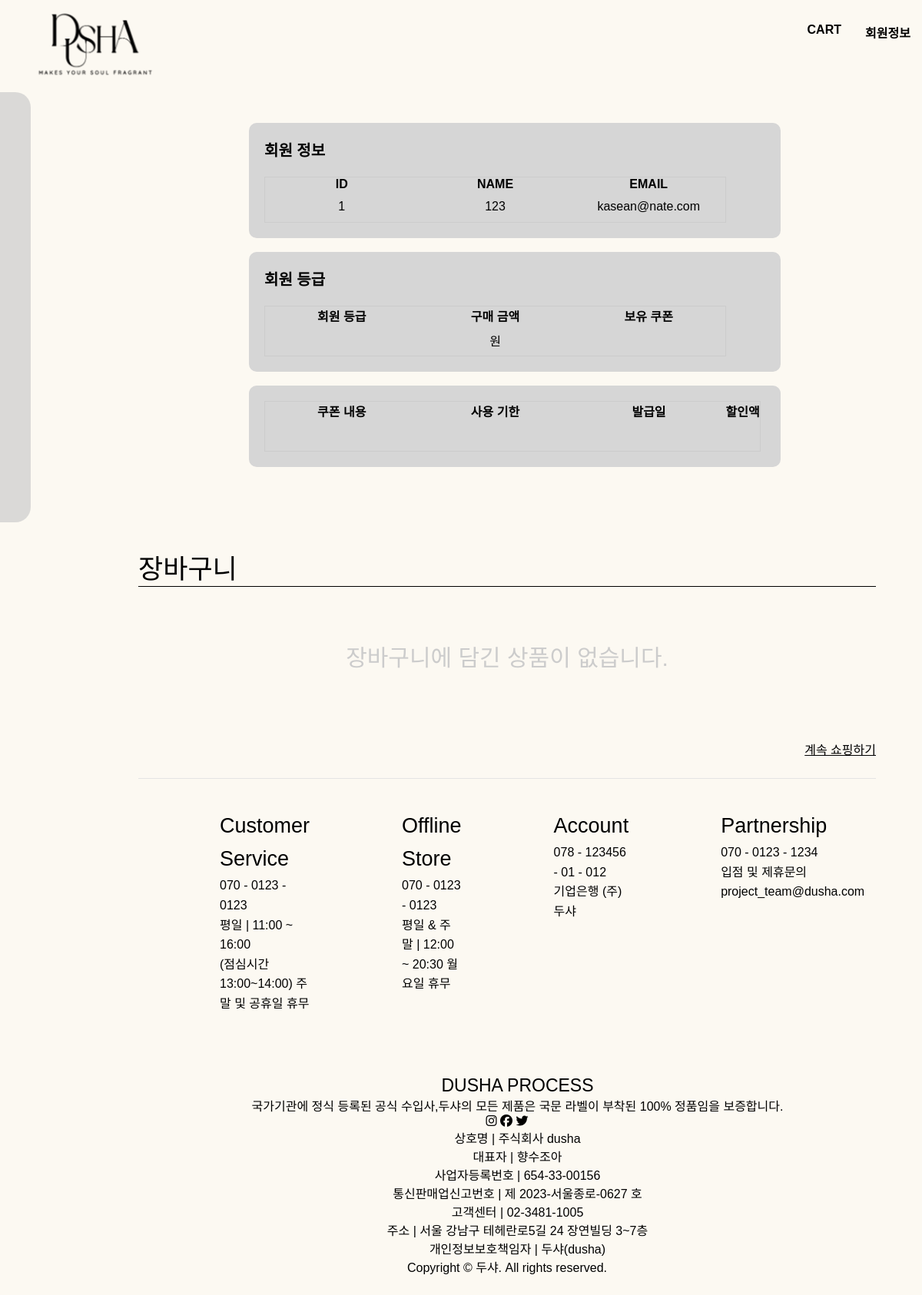
The app's page /1/, older data.
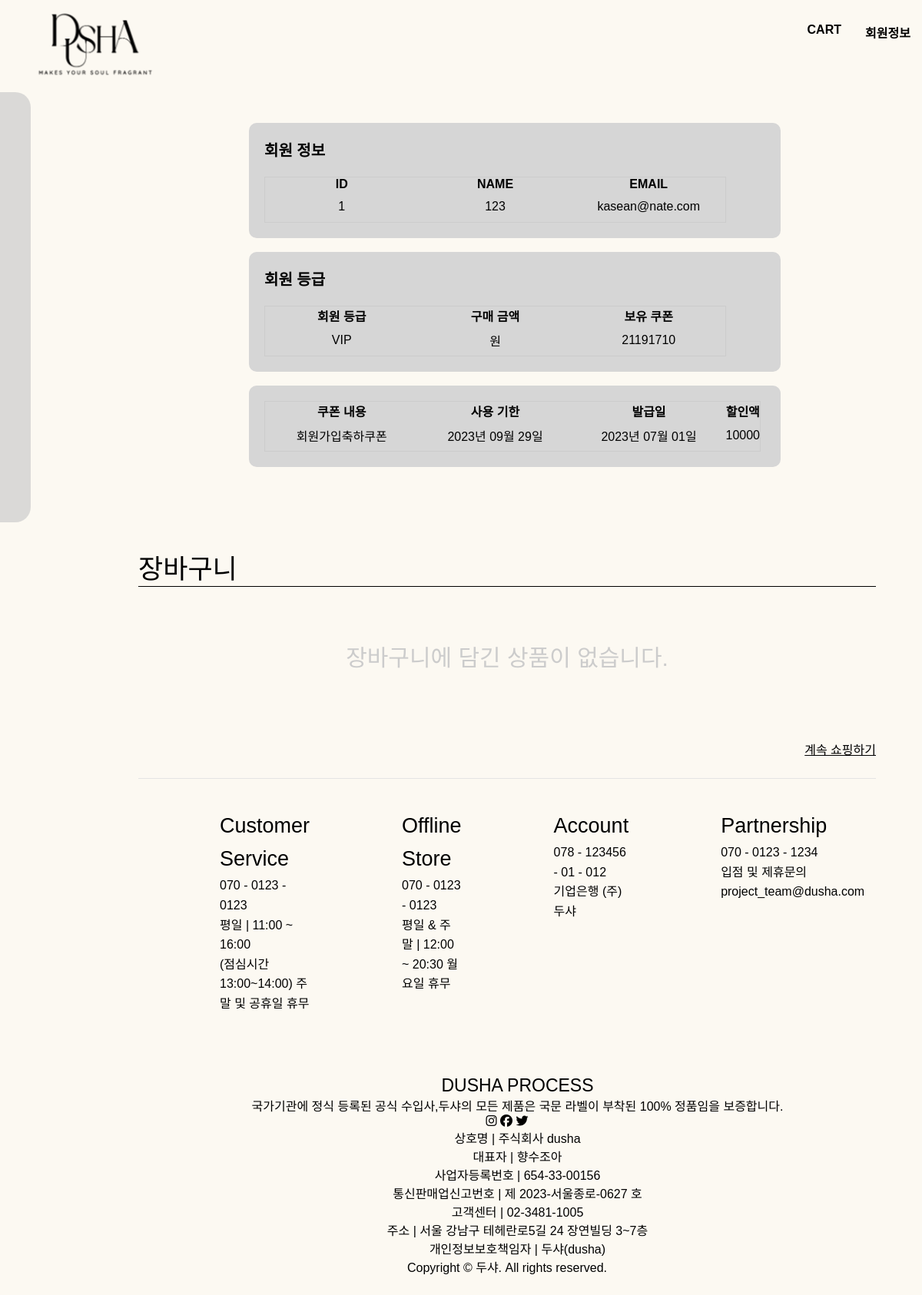
The same page, newer data.
### common/models.py (models this page shows, shortened)
class User(AbstractUser):
    pass

class Member(models.Model):
    email = models.OneToOneField(User, on_delete=models.CASCADE, related_name='member')
    nickname = models.CharField(max_length=20)
    phone = models.IntegerField(null=True)
    address = models.CharField(max_length=50, null=True)
    birth = models.DateField(null=True)
    user_grade = models.CharField(default=0, max_length=50 ) # normal, platinum, mvp (3등급)
    coupon = models.ForeignKey(Coupon, on_delete=models.SET_NULL, null=True, blank=True)

### coupon/models.py (models this page shows)
class Coupon(models.Model):
    code = models.CharField(max_length=50, unique=True )
    use_from = models.DateTimeField() #기간설정
    use_to = models.DateTimeField()   #기간설정
    coupon_name = models.CharField(max_length=50)
    discount = models.IntegerField(validators=[MinValueValidator(0), MaxValueValidator(1000000)])
    active = models.BooleanField(default=True)
    def __str__(self):
        return self.code

### common/views.py (the view)
# urls.py: path('', views.detail, name='detail'),
def detail(request, id):
    user = get_user_model()
    user = get_object_or_404(user, id=id)
    context = {
        'user': user
    }
    return render(request, 'common/detail.html', context)

### templates/common/detail.html (shortened to what this page needs)
{% extends 'base.html' %}
{% load humanize %}
{% block content %}
<section id="wrap">
    <div id="user-detail-wrap">
        <div class="user-info-grade">
            <div class="speech-bubble">
                <h2><b>회원 정보</b></h2>
                <table class="user-info-table">
                    <col style="width:200px;">
                    <col style="width:200px;">
                    <col style="width:200px;">
                    <thead>
                    <th>ID</th>
                    <th>NAME</th>
                    <th>EMAIL</th>
                    </thead>
                    <tbody>
                    <td>{{ user.id }}</td>
                    <td>{{ user.username }}</td>
                    <td>{{ user.email }}</td>
                    </tbody>
                </table>
            </div>
            <br><br>
            <div class="speech-bubble">
                <h2><b>회원 등급</b></h2>
                <table class="user-grade-table">
                    <col style="width:200px;">
                    <col style="width:200px;">
                    <col style="width:200px;">
                    <thead>
                    <th>회원 등급</th>
                    <th>구매 금액</th>
                    <th>보유 쿠폰</th>
                    </thead>
                    <tbody>
                    <tr>
                        <td>{{ user.member.user_grade }}</td>
                        <td>{{total|intcomma}}원</td>
                        <td>{{ user.member.coupon }}</td>
                    </tr>
                    </tbody>
                </table>
            </div>
            <br><br>
            <div class="speech-bubble">
                <table class="user-grade-table">
                    <col style="width:200px;">
                    <col style="width:200px;">
                    <col style="width:200px;">
                    <thead>
                    <th>쿠폰 내용</th>
                    <th>사용 기한</th>
                    <th>발급일</th>
                    <th>할인액</th>
                    </thead>
                    <tbody>
                    <tr>
                        <td> {{user.member.coupon.coupon_name}}</td>
                        <td>{{user.member.coupon.use_to|date:"Y년 m월 d일"}}</td>
                        <td>{{user.member.coupon.use_from|date:"Y년 m월 d일"}}</td>
                        <td>{{user.member.coupon.discount}}</td>
                    </tr>
                    </tbody>
                </table>
            </div>
        </div>
    </div>
    <div class="cart">
        <div class="user-cart">
            {% if not cart %}
            <div class="user-cart-off">
                <h2>장바구니</h2>
                <table class="user-cart-off-table">
                    <thead>
                    <td>장바구니에 담긴 상품이 없습니다.</td>
                    </thead>
                </table>
                <a href="/item">계속 쇼핑하기</a>
            </div>
        {% endif %}
    </div>
    {% include 'footer.html' %}
</section>
{% endblock %}

Row changes from the older to the newer data that the page shows:
changed User "kasean@nate.com": member.user_grade (not shown) → "VIP"; member.coupon (not shown) → "21191710"; member.coupon.coupon_name (not shown) → "회원가입축하쿠폰"; member.coupon.use_to (not shown) → "2023년 09월 29일"; member.coupon.use_from (not shown) → "2023년 07월 01일"; member.coupon.discount (not shown) → "10000"
